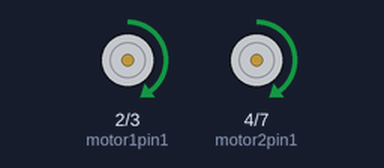
Bench run of a sketch on a simulated Arduino Uno, built with avr-gcc and run on an emulated ATmega328P. Parts: motor-driver pin pairs drawn as motors (green arrow = first pin HIGH = forward, orange = second pin HIGH = backward, longer = more drive, scaled by the enable pin).

Above: at 0.7 s.
At 5.2 s:
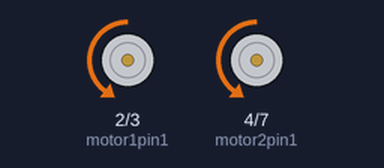
Timing chart, 0 to 6.9 s (numbered marks = the images above):
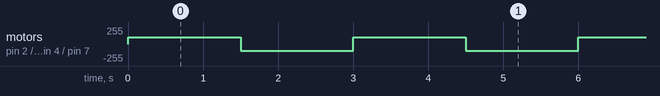

Measured:
- by itself, motor on pin 2 (motor1pin1) / pin 3 (motor1pin2), motor on pin 4 (motor2pin1) / pin 7 (motor2pin2): alternates forward 100/255 for 1.5 s and backward 100/255 for 1.5 s

The sketch:

move_with_l298n.ino
```cpp
int motor1pin1 = 2;
int motor1pin2 = 3;
int motor1_ena = 6;

int motor2pin1 = 4;
int motor2pin2 = 7;
int motor2_enb = 5;


void setup() {
  // put your setup code here, to run once:
  pinMode(motor1pin1, OUTPUT);
  pinMode(motor1pin2, OUTPUT);
  pinMode(motor2pin1, OUTPUT);
  pinMode(motor2pin2, OUTPUT);
  pinMode(motor1_ena, OUTPUT);
  pinMode(motor2_enb, OUTPUT);

  analogWrite(motor1_ena, 100);
  analogWrite(motor2_enb, 100);
}

void loop() {
  // put your main code here, to run repeatedly:
  digitalWrite(motor1pin1, HIGH);
  digitalWrite(motor1pin2, LOW);

  digitalWrite(motor2pin1, HIGH);
  digitalWrite(motor2pin2, LOW);
  delay(1500);

  digitalWrite(motor1pin1, LOW);
  digitalWrite(motor1pin2, HIGH);

  digitalWrite(motor2pin1, LOW);
  digitalWrite(motor2pin2, HIGH);
  delay(1500);
}
```
